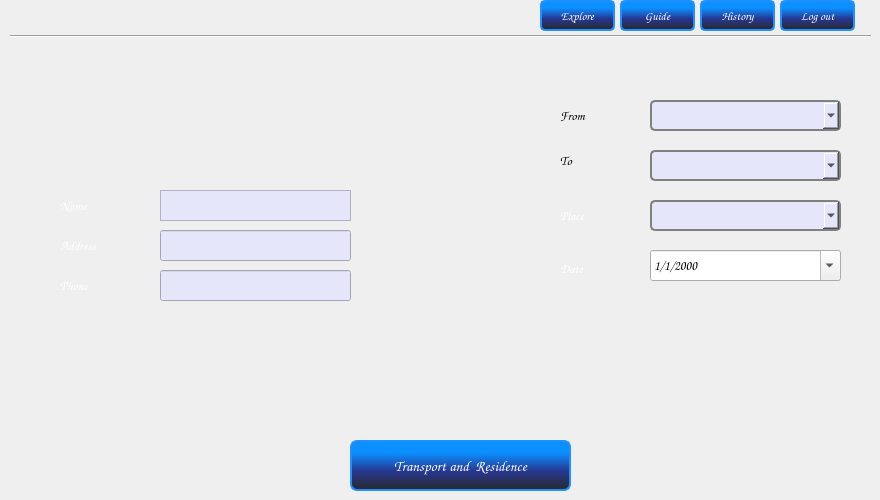
    <widget class="QWidget" name="SELECTION">
     <property name="font">
      <font>
       <family>Comic Sans MS</family>
       <pointsize>10</pointsize>
      </font>
     </property>
     <property name="styleSheet">
      <string notr="true">QPushButton{background:qlineargradient(spread:pad, x1:0.477273, y1:1, x2:0.477273, y2:0.107955, stop:0 rgba(41, 41, 41, 255), stop:0.431818 rgba(38, 55, 145, 255), stop:0.846591 rgba(12, 143, 255, 255));
border-radius:7px;
color:white;
border:2px solid DodgerBlue;
}
QPushButton:hover{background:qlineargradient(spread:pad, x1:0.477273, y1:1, x2:0.477273, y2:0.107955, stop:0 rgba(12, 143, 255, 255), stop:0.431818 rgba(38, 55, 145, 255), stop:0.846591 rgba(41, 41, 41, 255))
}</string>
     </property>
     <widget class="QLabel" name="label_4">
      <property name="geometry">
       <rect>
        <x>60</x>
        <y>190</y>
        <width>41</width>
        <height>31</height>
       </rect>
      </property>
      <property name="font">
       <font>
        <family>Comic Sans MS</family>
        <pointsize>10</pointsize>
       </font>
      </property>
      <property name="styleSheet">
       <string notr="true">color: rgb(255, 255, 255);</string>
      </property>
      <property name="text">
       <string>Name</string>
      </property>
     </widget>
     <widget class="QTextBrowser" name="textBrowser">
      <property name="geometry">
       <rect>
        <x>160</x>
        <y>190</y>
        <width>191</width>
        <height>31</height>
       </rect>
      </property>
      <property name="styleSheet">
       <string notr="true">background:lavender;</string>
      </property>
     </widget>
     <widget class="QComboBox" name="comboBox">
      <property name="geometry">
       <rect>
        <x>650</x>
        <y>150</y>
        <width>191</width>
        <height>31</height>
       </rect>
      </property>
      <property name="styleSheet">
       <string notr="true">background:Lavender;
border:2px solid gray;
border-radius:5px</string>
      </property>
     </widget>
     <widget class="QComboBox" name="comboBox_2">
      <property name="geometry">
       <rect>
        <x>650</x>
        <y>200</y>
        <width>191</width>
        <height>31</height>
       </rect>
      </property>
      <property name="cursor">
       <cursorShape>PointingHandCursor</cursorShape>
      </property>
      <property name="autoFillBackground">
       <bool>false</bool>
      </property>
      <property name="styleSheet">
       <string notr="true">background:Lavender;
border:2px solid gray;
border-radius:5px</string>
      </property>
     </widget>
     <widget class="QLabel" name="label_5">
      <property name="geometry">
       <rect>
        <x>560</x>
        <y>150</y>
        <width>71</width>
        <height>21</height>
       </rect>
      </property>
      <property name="font">
       <font>
        <family>Comic Sans MS</family>
        <pointsize>10</pointsize>
       </font>
      </property>
      <property name="styleSheet">
       <string notr="true">color:black;</string>
      </property>
      <property name="text">
       <string>To</string>
      </property>
     </widget>
     <widget class="QLabel" name="label_6">
      <property name="geometry">
       <rect>
        <x>560</x>
        <y>200</y>
        <width>71</width>
        <height>31</height>
       </rect>
      </property>
      <property name="font">
       <font>
        <family>Comic Sans MS</family>
        <pointsize>10</pointsize>
       </font>
      </property>
      <property name="styleSheet">
       <string notr="true">color: rgb(255, 255, 255);</string>
      </property>
      <property name="text">
       <string>Place</string>
      </property>
     </widget>
     <widget class="QLabel" name="label_7">
      <property name="geometry">
       <rect>
        <x>560</x>
        <y>260</y>
        <width>71</width>
        <height>16</height>
       </rect>
      </property>
      <property name="font">
       <font>
        <family>Comic Sans MS</family>
        <pointsize>10</pointsize>
       </font>
      </property>
      <property name="styleSheet">
       <string notr="true">color: rgb(255, 255, 255);</string>
      </property>
      <property name="text">
       <string>Date</string>
      </property>
     </widget>
     <widget class="QPushButton" name="pushButton_2">
      <property name="geometry">
       <rect>
        <x>350</x>
        <y>440</y>
        <width>221</width>
        <height>51</height>
       </rect>
      </property>
      <property name="font">
       <font>
        <family>Comic Sans MS</family>
        <pointsize>11</pointsize>
       </font>
      </property>
      <property name="cursor">
       <cursorShape>PointingHandCursor</cursorShape>
      </property>
      <property name="mouseTracking">
       <bool>false</bool>
      </property>
      <property name="styleSheet">
       <string notr="true"/>
      </property>
      <property name="text">
       <string>Transport and  Residence</string>
      </property>
     </widget>
     <widget class="QDateEdit" name="dateEdit_2">
      <property name="geometry">
       <rect>
        <x>650</x>
        <y>250</y>
        <width>191</width>
        <height>31</height>
       </rect>
      </property>
      <property name="contextMenuPolicy">
       <enum>Qt::DefaultContextMenu</enum>
      </property>
      <property name="showGroupSeparator" stdset="0">
       <bool>false</bool>
      </property>
      <property name="displayFormat">
       <string>d/M/yyyy</string>
      </property>
      <property name="calendarPopup">
       <bool>true</bool>
      </property>
      <property name="timeSpec">
       <enum>Qt::LocalTime</enum>
      </property>
     </widget>
     <widget class="Line" name="line_2">
      <property name="geometry">
       <rect>
        <x>10</x>
        <y>26</y>
        <width>861</width>
        <height>20</height>
       </rect>
      </property>
      <property name="orientation">
       <enum>Qt::Horizontal</enum>
      </property>
     </widget>
     <widget class="QPushButton" name="pushButton_8">
      <property name="geometry">
       <rect>
        <x>540</x>
        <y>0</y>
        <width>75</width>
        <height>31</height>
       </rect>
      </property>
      <property name="font">
       <font>
        <family>Comic Sans MS</family>
        <pointsize>9</pointsize>
       </font>
      </property>
      <property name="cursor">
       <cursorShape>PointingHandCursor</cursorShape>
      </property>
      <property name="styleSheet">
       <string notr="true">border-radius:5px</string>
      </property>
      <property name="text">
       <string>Explore</string>
      </property>
     </widget>
     <widget class="QPushButton" name="pushButton_9">
      <property name="geometry">
       <rect>
        <x>620</x>
        <y>0</y>
        <width>75</width>
        <height>31</height>
       </rect>
      </property>
      <property name="font">
       <font>
        <family>Comic Sans MS</family>
        <pointsize>9</pointsize>
       </font>
      </property>
      <property name="cursor">
       <cursorShape>PointingHandCursor</cursorShape>
      </property>
      <property name="styleSheet">
       <string notr="true">border-radius:5px</string>
      </property>
      <property name="text">
       <string>Guide</string>
      </property>
     </widget>
     <widget class="QPushButton" name="hisbuttn">
      <property name="geometry">
       <rect>
        <x>700</x>
        <y>0</y>
        <width>75</width>
        <height>31</height>
       </rect>
      </property>
      <property name="font">
       <font>
        <family>Comic Sans MS</family>
        <pointsize>9</pointsize>
       </font>
      </property>
      <property name="cursor">
       <cursorShape>PointingHandCursor</cursorShape>
      </property>
      <property name="styleSheet">
       <string notr="true">border-radius:5px</string>
      </property>
      <property name="text">
       <string>History</string>
      </property>
     </widget>
     <widget class="QPushButton" name="pushButton_14">
      <property name="geometry">
       <rect>
        <x>780</x>
        <y>0</y>
        <width>75</width>
        <height>31</height>
       </rect>
      </property>
      <property name="font">
       <font>
        <family>Comic Sans MS</family>
        <pointsize>9</pointsize>
       </font>
      </property>
      <property name="cursor">
       <cursorShape>PointingHandCursor</cursorShape>
      </property>
      <property name="styleSheet">
       <string notr="true">border-radius:5px</string>
      </property>
      <property name="text">
       <string>Log out</string>
      </property>
     </widget>
     <widget class="QLabel" name="label_35">
      <property name="geometry">
       <rect>
        <x>60</x>
        <y>230</y>
        <width>71</width>
        <height>31</height>
       </rect>
      </property>
      <property name="font">
       <font>
        <family>Comic Sans MS</family>
        <pointsize>10</pointsize>
       </font>
      </property>
      <property name="styleSheet">
       <string notr="true">color: rgb(255, 255, 255);</string>
      </property>
      <property name="text">
       <string>Address</string>
      </property>
     </widget>
     <widget class="QComboBox" name="comboBox_11">
      <property name="geometry">
       <rect>
        <x>650</x>
        <y>100</y>
        <width>191</width>
        <height>31</height>
       </rect>
      </property>
      <property name="cursor">
       <cursorShape>PointingHandCursor</cursorShape>
      </property>
      <property name="autoFillBackground">
       <bool>false</bool>
      </property>
      <property name="styleSheet">
       <string notr="true">background:Lavender;
border:2px solid gray;
border-radius:5px</string>
      </property>
     </widget>
     <widget class="QLabel" name="label_54">
      <property name="geometry">
       <rect>
        <x>560</x>
        <y>100</y>
        <width>71</width>
        <height>31</height>
       </rect>
      </property>
      <property name="font">
       <font>
        <family>Comic Sans MS</family>
        <pointsize>10</pointsize>
       </font>
      </property>
      <property name="styleSheet">
       <string notr="true">color: black</string>
      </property>
      <property name="text">
       <string>From</string>
      </property>
     </widget>
     <widget class="QLineEdit" name="lineEdit_6">
      <property name="geometry">
       <rect>
        <x>160</x>
        <y>230</y>
        <width>191</width>
        <height>31</height>
       </rect>
      </property>
      <property name="styleSheet">
       <string notr="true">background:lavender</string>
      </property>
     </widget>
     <widget class="QLineEdit" name="lineEdit_7">
      <property name="geometry">
       <rect>
        <x>160</x>
        <y>270</y>
        <width>191</width>
        <height>31</height>
       </rect>
      </property>
      <property name="styleSheet">
       <string notr="true">background:lavender</string>
      </property>
     </widget>
     <widget class="QLabel" name="label_62">
      <property name="geometry">
       <rect>
        <x>60</x>
        <y>270</y>
        <width>71</width>
        <height>31</height>
       </rect>
      </property>
      <property name="font">
       <font>
        <family>Comic Sans MS</family>
        <pointsize>10</pointsize>
       </font>
      </property>
      <property name="styleSheet">
       <string notr="true">color: rgb(255, 255, 255);</string>
      </property>
      <property name="text">
       <string>Phone</string>
      </property>
     </widget>
    </widget>
